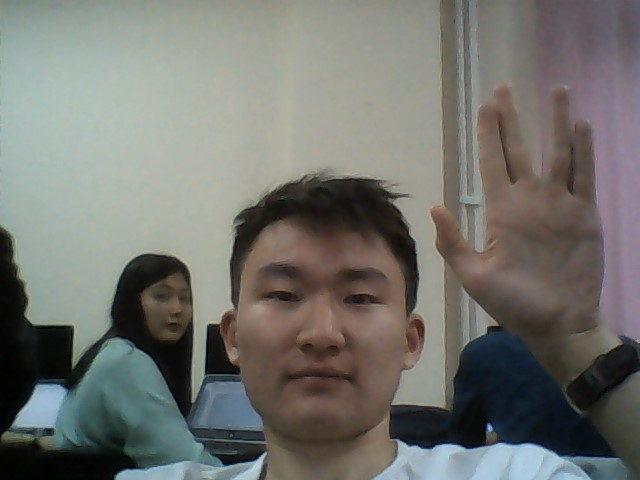
#> input picture lab4/me.jpg, 640 x 480 px
$ jupyter execute Lab4.ipynb   (older library calls are emulated)
#> lines starting #> are read from the running program, lines starting #| are printed output that depends on the picture
# Pattern match
### Task: Сделайте self фото на некотором расстоянии от камеры с поднятой рукой. Сделайте crop вашей руки - это ваш шаблон. Исходное изображение - это матрица в которой вы будете искать шаблон.

[cell 1]
import numpy as np
import matplotlib.pyplot as plt
import matplotlib.image as pltimg
import scipy.misc as simg

from skimage import data
from skimage.feature import match_template


image = simg.imread('./me.jpg', mode="F")
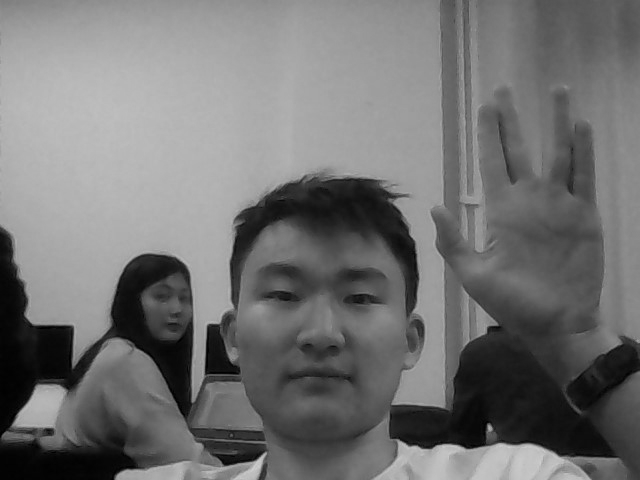
#> image: shape (480, 640) float32; min 0, max 207.7, mean 114.7
hand = image[70:350, 420:620]
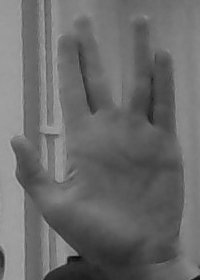
#> hand: shape (280, 200) float32; min 5.85, max 172.9, mean 107.3

result = match_template(image, hand)
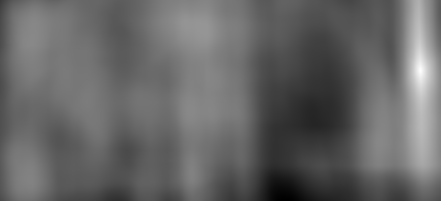
#> result: shape (201, 441) float32; min -0.325, max 1, mean 0.205; drawn with min black and max white
ij = np.unravel_index(np.argmax(result), result.shape)
#> ij = (70, 420)
x, y = ij[::-1]
#> x = 420; y = 70

fig = plt.figure(figsize=(50, 60))
ax1 = plt.subplot(1, 3, 1)
ax2 = plt.subplot(1, 3, 2, adjustable='box-forced')

ax1.imshow(hand, cmap=plt.cm.gray)
ax1.set_axis_off()
ax1.set_title('template')

ax2.imshow(image, cmap=plt.cm.gray)
ax2.set_axis_off()
ax2.set_title('image')
# highlight matched region
h, w = hand.shape
#> h = 280; w = 200
rect = plt.Rectangle((x, y), w, h, edgecolor='r', facecolor='none')
ax2.add_patch(rect)


plt.show()
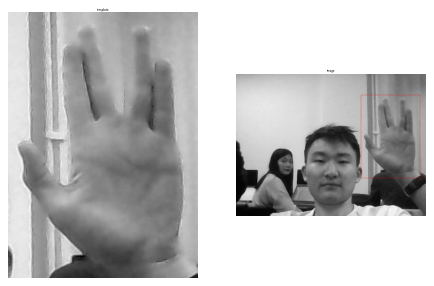
#> figure drawn by matplotlib, 2 panels
